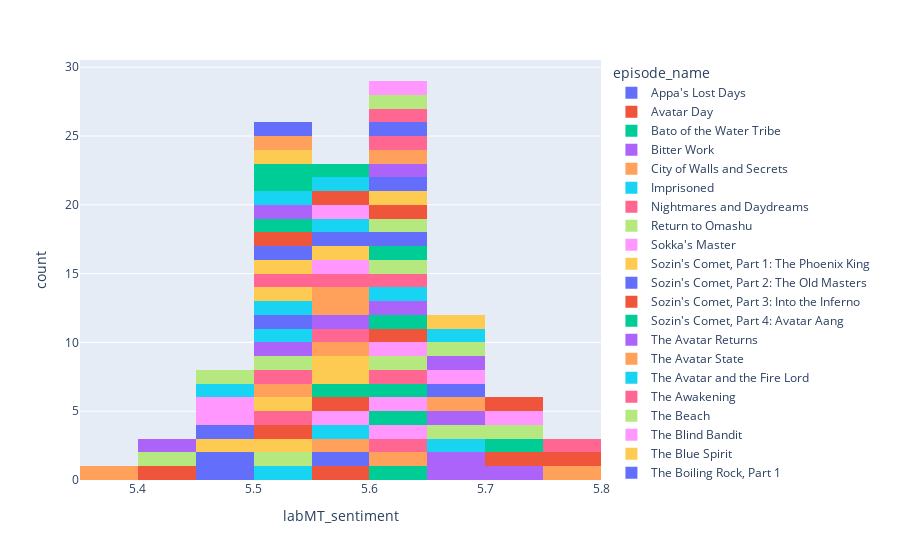

The notebook cell saved with this chart:
### Markdown cell above
#### Sentiment per episode

### Code cell
px.histogram(dialog_df_groups, x='labMT_sentiment',color=dialog_df_groups.index)
